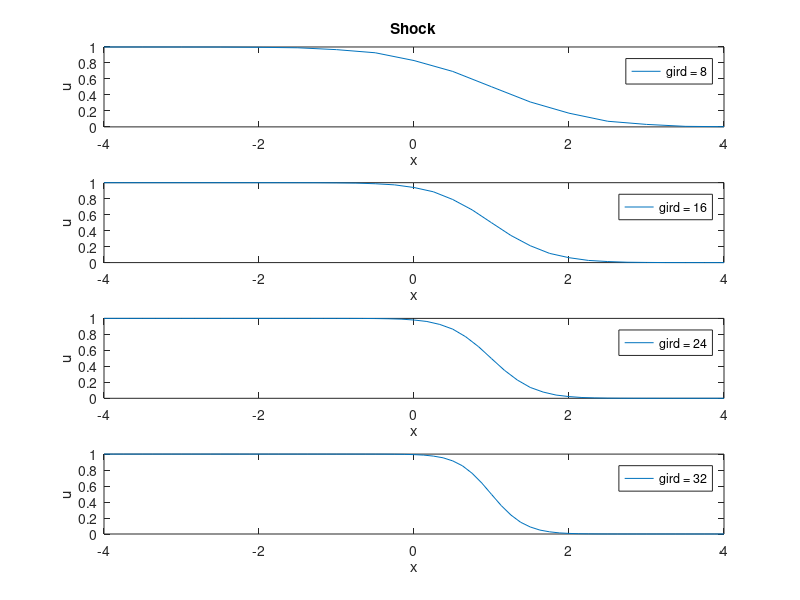
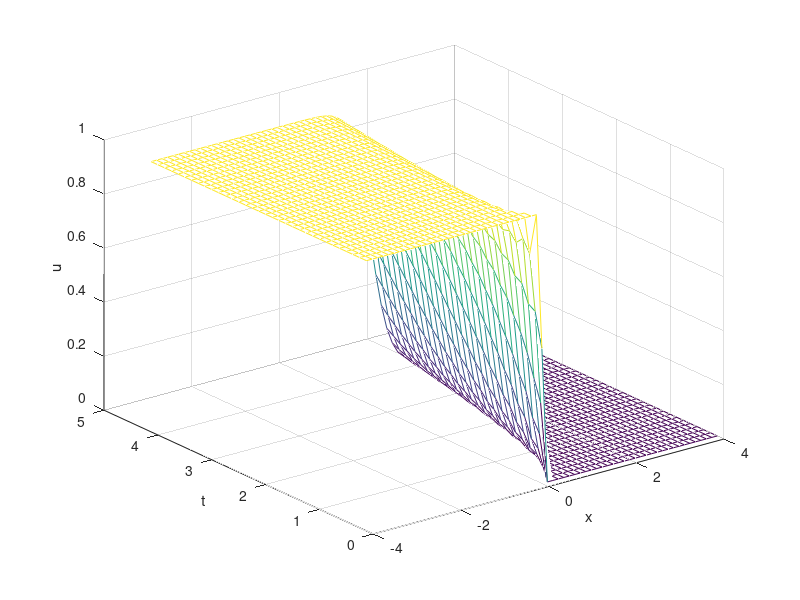
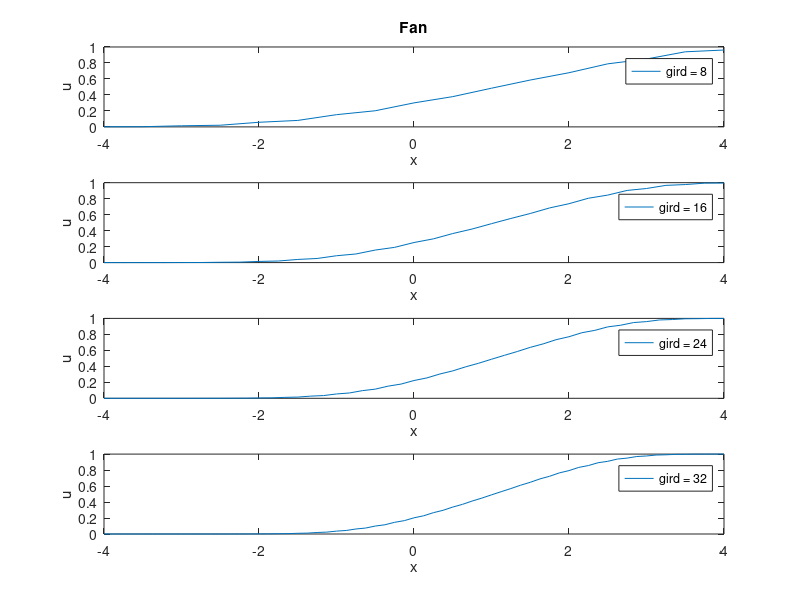
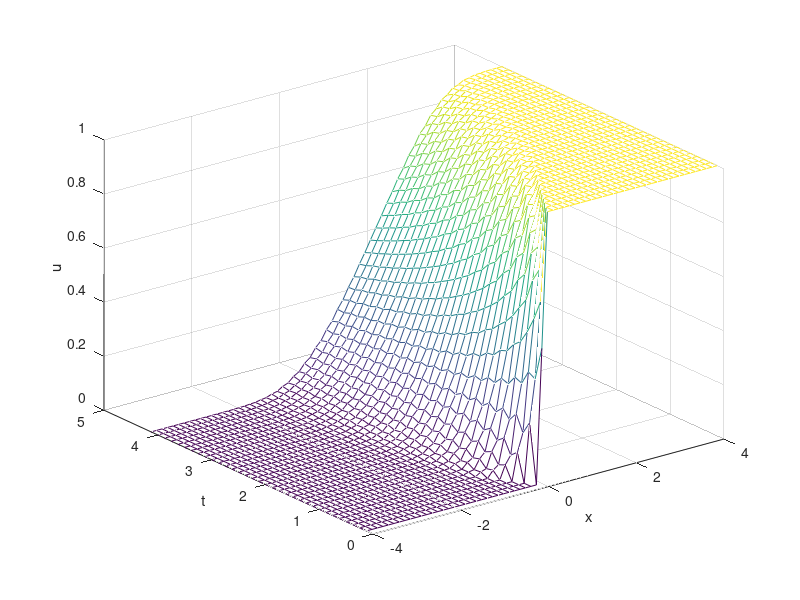

Reproduce these figures in MATLAB, in order.
clear all; close all;

% Shock

for (m = 1:4)
    n = 8*m;
    h = 4/n;
    dt = h/2;
    
    u(1,1:4*n+1,m) = [ones(1,2*n) 0.5 zeros(1,2*n)];
    for (i = 2:n+1)
            for (j = 2:4*n)
                u(i,j,m) = ( (u(i-1,j-1,m))^2 - (u(i-1,j+1,m))^2 )/4/h*dt + (u(i-1,j+1,m)+u(i-1,j-1,m))/2;
            end
    end

    for (k = 1:2*n+1)
        y(k,m) = u(n+1,k+n,m);
    end 
end

figure(1);
x = linspace(-4, 4, 16+1);
subplot(4,1,1); plot(x, y(1:length(x),1)); legend('gird = 8'); xlabel('x'); ylabel('u'); title('Shock');
x = linspace(-4, 4, 16*2+1);
subplot(4,1,2); plot(x, y(1:length(x),2)); legend('gird = 16'); xlabel('x'); ylabel('u');
x = linspace(-4, 4, 16*3+1);
subplot(4,1,3); plot(x, y(1:length(x),3)); legend('gird = 24'); xlabel('x'); ylabel('u');
x = linspace(-4, 4, 16*4+1);
subplot(4,1,4); plot(x, y(1:length(x),4)); legend('gird = 32'); xlabel('x'); ylabel('u');


for (k = 1:n+1)
    t(k) = 2*dt*k;
end

v = zeros(n+1,2*n+1);
for (i = 1:n+1)
    for (j = 1:2*n+1)
        v(i,j) = u(i,j+n,4);
    end
end

figure(2);
title('Shock');
mesh(x,t,v);
xlabel('x'); ylabel('t'); zlabel('u');


%Fan
for (m = 1:4)
    n = 8*m;
    h = 4/n;
    dt = h/2;
    
    u(1,1:4*n+1,m) = [zeros(1,2*n) 0.5 ones(1,2*n)];
    for (i = 2:n+1)
            for (j = 2:4*n)
                u(i,j,m) = ( (u(i-1,j-1,m))^2 - (u(i-1,j+1,m))^2 )/4/h*dt + (u(i-1,j+1,m)+u(i-1,j-1,m))/2;
            end
    end

    for (k = 1:2*n+1)
        y(k,m) = u(n+1,k+n,m);
    end 
end

figure(3);
x = linspace(-4, 4, 16+1);
subplot(4,1,1); plot(x, y(1:length(x),1)); legend('gird = 8'); xlabel('x'); ylabel('u'); title('Fan');
x = linspace(-4, 4, 16*2+1);
subplot(4,1,2); plot(x, y(1:length(x),2)); legend('gird = 16'); xlabel('x'); ylabel('u');
x = linspace(-4, 4, 16*3+1);
subplot(4,1,3); plot(x, y(1:length(x),3)); legend('gird = 24'); xlabel('x'); ylabel('u');
x = linspace(-4, 4, 16*4+1);
subplot(4,1,4); plot(x, y(1:length(x),4)); legend('gird = 32'); xlabel('x'); ylabel('u');

for (k = 1:n+1)
    t(k) = 2*dt*k;
end

v = zeros(n+1,2*n+1);
for (i = 1:n+1)
    for (j = 1:2*n+1)
        v(i,j) = u(i,j+n,4);
    end
end

figure(4);
title('Fan');
mesh(x,t,v);
xlabel('x'); ylabel('t'); zlabel('u');